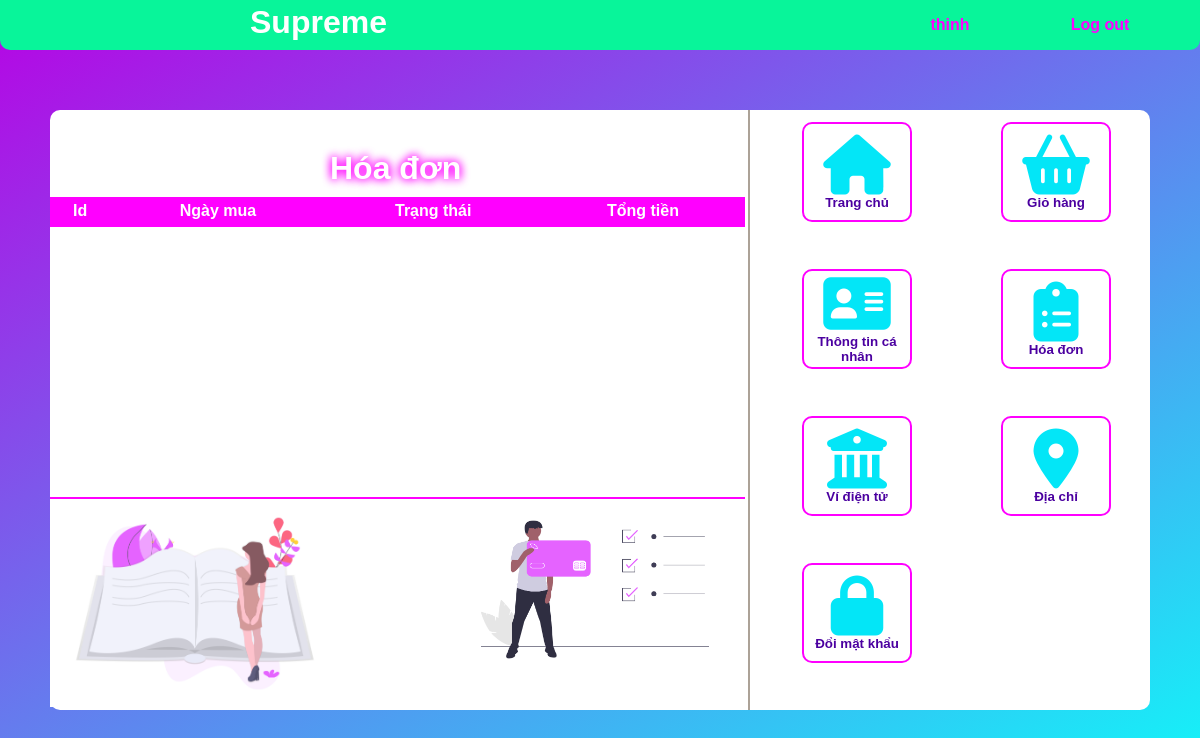
The app's page /User-bill/User-bill.php (signed in), older data.
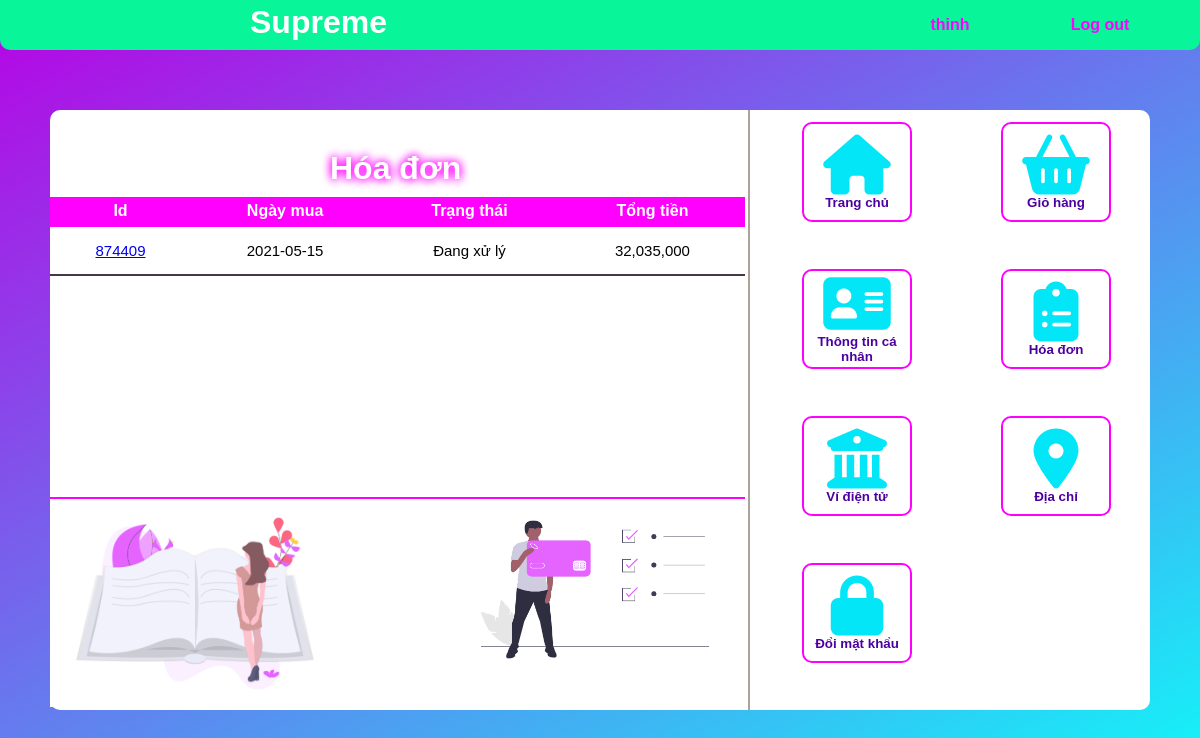
The same page, newer data.
### tables this page shows
CREATE TABLE `bill` (
  `id` int(11) NOT NULL,
  `username` varchar(255) NOT NULL,
  `address` varchar(255) NOT NULL,
  `phone` int(11) NOT NULL,
  `date` varchar(255) NOT NULL,
  `payment` varchar(255) NOT NULL,
  `status` int(11) NOT NULL DEFAULT 0,
  `sum` decimal(15,0) NOT NULL
);

### config/dbhelper.php (called while the page is built, shortened)
<?php
function executeResult($sql) {
    $con = new mysqli(HOST, USERNAME, PASSWORD, DATABASE);
    $con->set_charset("utf8");
    $result = $con->query($sql);
    $data = [];
    while ($row = $result->fetch_assoc()) {
        $data[] = $row;
    }
    return $data;
}

### User-bill/User-bill.php (the view, shortened to what this page needs)
<?php
    require_once '../config/dbhelper.php';
    $us = $_SESSION['name']
?>
<!DOCTYPE html>
<html>
    <link rel="stylesheet" href="User-bill.css">
<body>
    <div class="all">
        <div class="title-box">
            <h1>Supreme</h1>
            <a href="../Login-Register/Logout.php">Log out</a>
            <a href="#"><?php echo $us;?></a>
        </div>
        <div class="big-box">
            <div class="btn-box">
                <table>
                    <tr>
                        <td><a href="../index.php"><button type="button" class="btn"><i class="fas fa-home"></i>
                        <p>Trang chủ</p>
                    </button></a></td>
                        <td><a href="../User-cart/User-cart.php"><button type="button" class="btn"><i class="fas fa-shopping-basket"></i>
                        <p>Giỏ hàng</p>
                        </button></a></td>
                    </tr>
                    <tr>
                        <td><a href="../User-profile/User-profile.php"><button type="button" class="btn"><i class="fas fa-address-card"></i>
                        <p>Thông tin cá nhân</p>
                        </button></a></td>
                        <td><a href="../User-bill/User-bill.php"><button type="button" class="btn"><i class="fas fa-clipboard-list"></i>
                        <p>Hóa đơn</p>
                        </button></a></td>
                    </tr>
                    <tr>
                        <td><a href="#"><button type="button" class="btn"><i class="fas fa-university"></i>
                        <p>Ví điện tử</p>
                        </button></a></td>
                        <td><a href="../User-address/User-address.php"><button type="button" class="btn"><i class="fas fa-map-marker-alt"></i>
                        <p>Địa chỉ</p>
                        </button></a></td>
                    </tr>
                    <tr>
                        <td><a href="../User-pass/User-pass.html"><button type="button" class="btn"><i class="fas fa-lock"></i>
                        <p>Đổi mật khẩu</p>
                        </button></a></td>
                        <td></td>
                    </tr>
                </table>
            </div>
            <div class="data-box">
                <h1>Hóa đơn</h1>
                <div class="table-box">
                    <table>
                        <tr>
                            <th>Id</th>
                            <th>Ngày mua</th>
                            <th>Trạng thái</th>
                            <th>Tổng tiền</th>
                        </tr>
                        <?php
                            $sql="SELECT * FROM `bill` WHERE username='$us'";
                            $result=executeResult($sql);
                            foreach($result as $items){
                                echo'
                                <tr>
                                <td><a href="../Pro-bill/Pro-bill.php?id='.$items['id'].'">'.$items['id'].'</a></td>
                                <td>'.$items['date'].'</td>
                                ';
                                if($items['status']==0){
                                echo'
                                <td>Đang xử lý</td>
                                ';
                                }
                                else if($items['status']==1){
                                    echo'
                                    <td>Hoàn thành</td>
                                    ';
                                }
                                echo'
                                <td>'.number_format($items['sum'],0,'.',',').'</td>
                                </tr>
                                ';
                            }
                        ?>
                    </table>
                </div>
                <div class="img1">
                    <img src="../Img/bill1.png" width="290px">
                </div>
                <div class="img2">
                    <img src="../Img/bill2.png" width="290px">
                </div>
            </div>
        </div>
    </div>
</body>
</html>

### User-bill/User-bill.css (style rules this page uses)
* { padding: 0; margin: 0; font-family: sans-serif; }
.all { width: 100%; height: 100%; background: linear-gradient(-30deg, #00f8f8ef, #b703e4); position: absolute; }
.title-box { height: 50px; background-color: rgb(8, 245, 154); border-radius: 0 0 10px 10px; }
.title-box h1 { float: left; padding-left: 250px; line-height: 45px; color: white; }
.title-box a { width: 100px; padding-right: 50px; float: right; line-height: 50px; text-align: center; text-decoration: none; color: #FF00FF; font-weight: bold; }
.big-box { width: 1100px; height: 600px; background-color: white; margin: 5% auto; border-radius: 10px; position: relative; }
.btn-box { right: 0; top: 0; width: 400px; height: 100%; position: absolute; border: 2px solid rgb(172, 162, 151); border-top: 0; border-bottom: 0; border-right: 0; }
.btn-box td { width: 200px; height: 145px; position: relative; }
.btn-box i { font-size: 60px; }
.btn-box p { font-weight: bold; color: #4b00a0; }
.btn { top: 10px; left: 50px; width: 110px; height: 100px; cursor: pointer; border: 2px solid #FF00FF; position: absolute; background: transparent; border-radius: 10px; color: #03e6f7; outline: none; }
.data-box { top: 0; left: 0; width: 700px; height: 600px; position: absolute; }
.data-box h1 { padding-left: 280px; padding-top: 40px; color: #ffffff; text-shadow: 0px 0px 10px #FF00FF, 0px 0px 10px #FF00FF; }
.table-box { margin-top: 10px; width: 695px; height: 300px; overflow: hidden; overflow-y: scroll; border-bottom: 2px solid #FF00FF; }
.table-box table { width: 100%; border-collapse: collapse; }
.table-box th { color: white; padding: 5px; border-bottom: 2px solid #FF00FF; background-color: #FF00FF; }
.table-box td { text-align: center; font-size: 15px; padding: 15px; border-bottom: 2px solid #443844; }
.img1 { bottom: 0; left: 0; width: 300px; height: 210px; position: absolute; }
.img2 { bottom: 0; right: 0; width: 300px; height: 210px; position: absolute; }

Row changes from the older to the newer data that the page shows:
added bill: id "874409", date "2021-05-15", status "Đang xử lý", sum "32,035,000"
